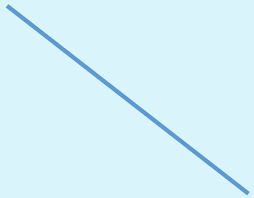
#> input picture phase 2/sample 4.png, 254 x 198 px, found by its file name
$ jupyter execute --allow-errors 'PS-1 using HoughlinesP.ipynb'   (older library calls are emulated)
#> lines starting #> are read from the running program, lines starting #| are printed output that depends on the picture; after the words box and inside, x2 and y2 are one past the last pixel; in counts of white or black regions, pixels touching at a corner belong together
[cell 1]
import numpy as np
import cv2
import tracemalloc
#tracemalloc.start()
                # we will read the image directly as a grayscale image
img = cv2.imread('sample 4.png', cv2.IMREAD_GRAYSCALE) # gaussian filter is not used explicitly as it is already included in the canny function itself
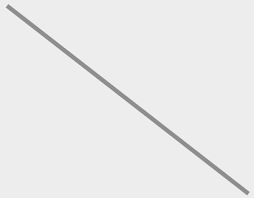
#> img: shape (198, 254); min 135, max 241, mean 234.5
drawn_image = cv2.imread("sample 4.png")
#> drawn_image is the input picture: shape (198, 254, 3); mean B, G, R 250, 242.7, 213.7

[cell 2]
#img = cv2.Canny(img,50,200)
img = cv2.Sobel(img,cv2.CV_8U,2,2,7)
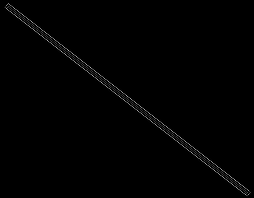
#> img: shape (198, 254); min 0, max 184, mean 1.6
#img = cv2.dilate(img, None, iterations = 1)  # increases white portion by using a kernal such that atleast one element within should be white.
#img = cv2.erode(img, None, iterations = 1)   # reduces white portion by using a kernal such that all elements within should be white.

# I'm not using above functions for saving processing time in the later part of the code (for finding length).

[cell 3]
h,w = img.shape  #image dimensions in (no. of rows, no. of columns)
#> h = 198; w = 254
h,w
#> Out = (198, 254)

[cell 4]
lines = cv2.HoughLinesP(img,1,np.pi/180,150,maxLineGap = 40)  # HoughLines function gives an output of a 2d-array containing rho and theta values for the corresponding line equations which crossed the vote limit of 200.
#> lines = [[7, 4, 250, 194], [7, 2, 250, 191], [6, 5, 248, 194], [5, 7, 247, 196], [7, 7, 246, 193]]
no_of_lines = len(lines) # this gives no. of edges lines identified and crossed vote limit by hough transformation.
#> no_of_lines = 5
print(lines,no_of_lines)
#| [[[  7   4 250 194]]
#|  [[  7   2 250 191]]
#|  [[  6   5 248 194]]
#|  [[  5   7 247 196]]
#|  [[  7   7 246 193]]] 5

[cell 5]
line_lengths = np.zeros(no_of_lines,dtype = int)  # to record the line lengths.
#> line_lengths = [0, 0, 0, 0, 0]
line_spacing = []
line_lengths
#> Out = [0, 0, 0, 0, 0]
#lines[2][0][0]
#line = lines[0]
#round(math.degrees(line[0][1]))  # just for calculation purposes

[cell 6]
import math

for i in range(0,no_of_lines):
    y = lines[i][0][3] - lines[i][0][1]
    x = lines[i][0][2] - lines[i][0][0]
    line_lengths[i] = math.sqrt(y**2 + x**2)
#> this loop made 5 passes
#> (y, x) on passes 1 to 5: (190, 243), (189, 243), (189, 242), (189, 242), (186, 239)
#> after the loop, line_lengths = [308, 307, 307, 307, 302]

line_lengths
#> Out = [308, 307, 307, 307, 302]

[cell 7]
for i in range(0,no_of_lines-1):
    for j in range(i+1,no_of_lines):
        y = lines[i][0][3] - lines[i][0][1]
        x = lines[i][0][2] - lines[i][0][0]
        if (x != 0):
            a = round(np.degrees(np.arctan(y/x)))
        else:
            a = 90
        y1 = lines[j][0][3] - lines[j][0][1]
        x1 = lines[j][0][2] - lines[j][0][0]
        if (x != 0):
            b = round(np.degrees(np.arctan(y/x)))
        else:
            b = 90
        b = round(np.degrees(np.arctan(y1/x1)))
        if(a == b):
            midy = (lines[i][0][3] + lines[i][0][1])/2
            midx = (lines[i][0][2] + lines[i][0][0])/2
            midy1 = (lines[j][0][3] + lines[j][0][1])/2
            midx1 = (lines[j][0][2] + lines[j][0][0])/2
            string = "the lines "+str(i)+" and "+str(j)+" are parallel"
            dist = round(math.sqrt((midy1-midy)**2 + (midx1-midx)**2))
            line_spacing.append([string,dist])
        else:
            string = "the lines "+str(i)+" and "+str(j)+" are not parallel"
            dist = 0
            line_spacing.append([string,dist])
#> after the loop, line_spacing = 10 items

line_spacing

[cell 8]
for i in range(len(lines)):
    cv2.line(drawn_image,(lines[i][0][0],lines[i][0][1]),(lines[i][0][2],lines[i][0][3]), color = (0,255,0), thickness = 2)
#> this loop made 5 passes
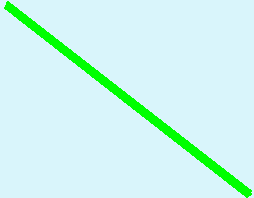
#> drawn_image: shape (198, 254, 3); 5.39% of pixels changed, all inside (x1, y1, x2, y2) = (4, 1, 252, 198)

[cell 9]
cv2.namedWindow('img',cv2.WINDOW_NORMAL)
cv2.imshow('img', img)

cv2.waitKey(0)
#> Out = 27

[cell 10]
cv2.imwrite('canny image3.jpg', img)
#> Out = True
